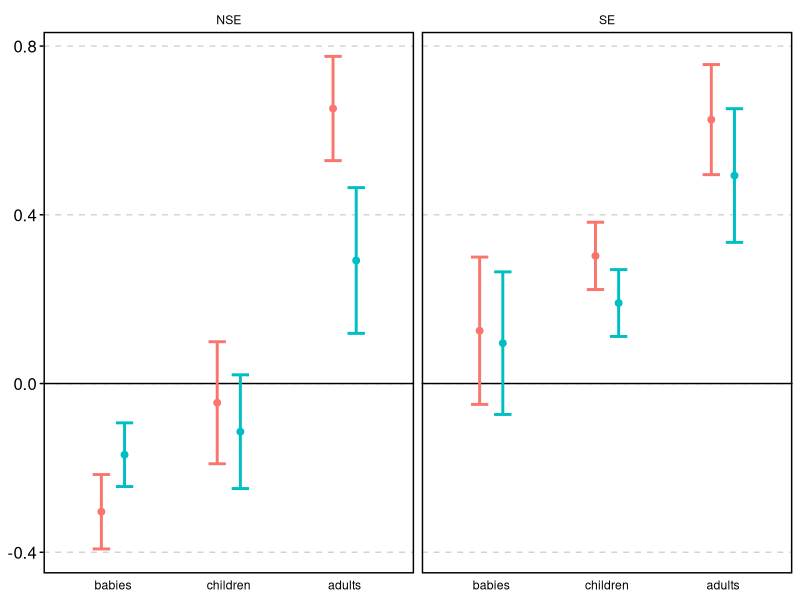
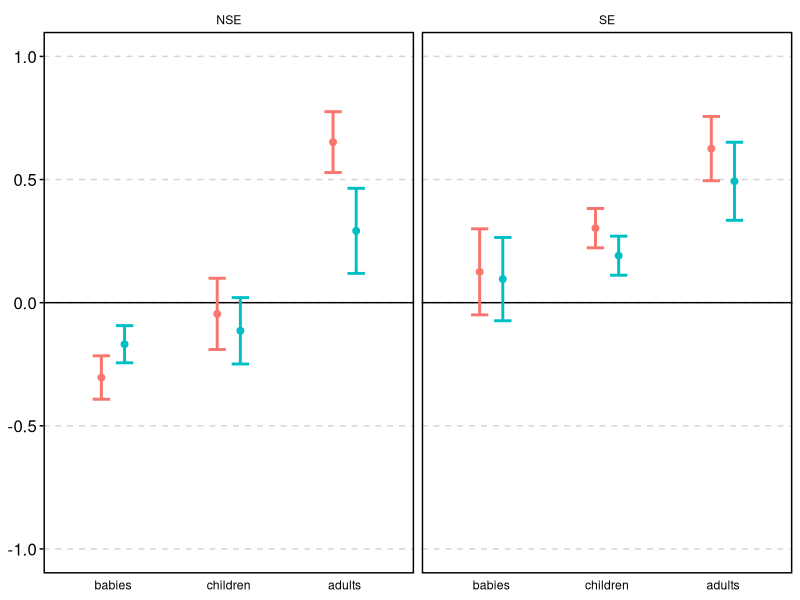
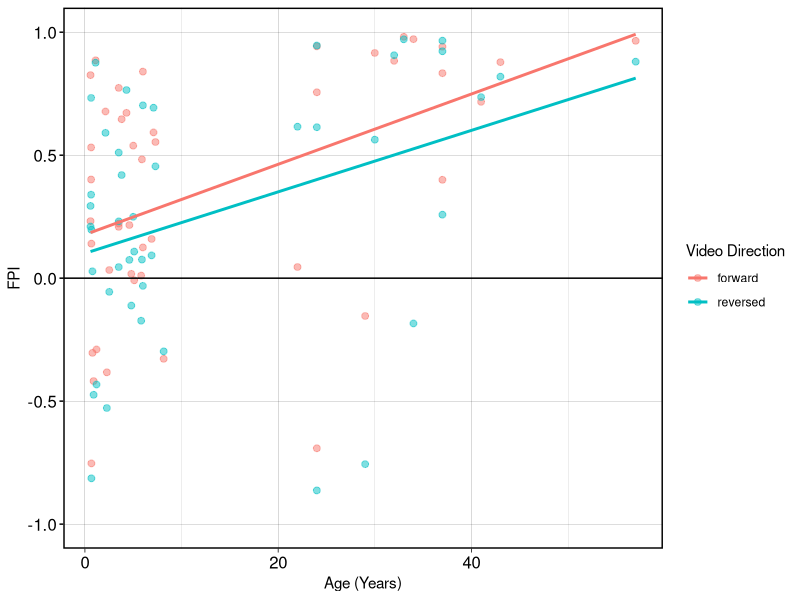
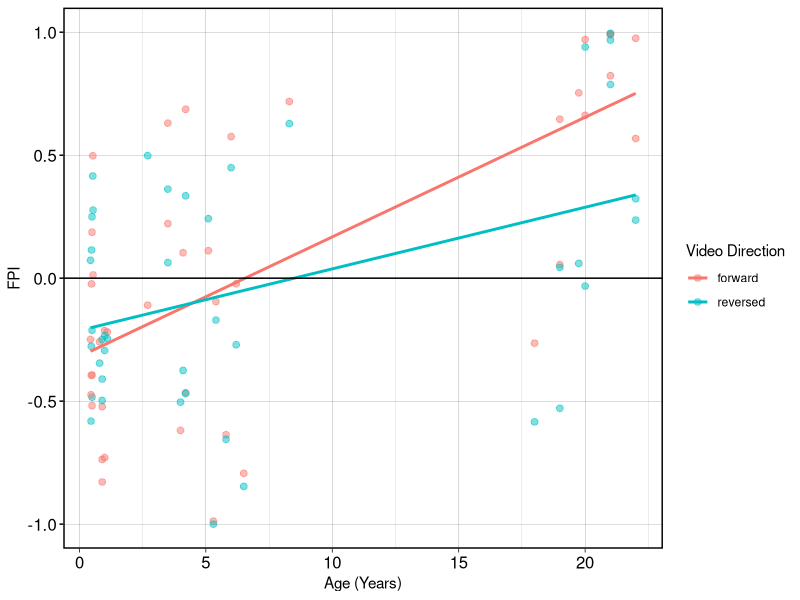

Recreate these plots in R, in order.
## ---- chunk 1
library(tidyverse)

babies <- read_csv("fcr_chart_babies.csv")
children <- read_csv("fcr_chart_children.csv")

adults <- read_csv("fcr_chart_adults.csv") %>%
  rename(fcr_mean = mean,
         group = maingroup) %>%
  filter(group == 'Deaf Early' | group == 'Hearing Novice') %>%
  mutate(lang = if_else(group == 'Deaf Early', 'SE', 'NSE')) %>%
  mutate(group = 'adults')

df <- bind_rows(babies, children, adults) %>%
  mutate(group = fct_relevel(group, c('babies', 'children', 'adults')))
  
df %>%
  ggplot(aes(x = group, y = fcr_mean, color = direction)) +
  facet_wrap('lang') +
  geom_hline(yintercept = 0, size = 0.5) +
  geom_point(size = 2, position = position_dodge(width = 0.4)) +
  geom_errorbar(aes(ymin = fcr_mean - se, ymax = fcr_mean + se), 
                size = 1, 
                position = position_dodge(0.4), 
                width = 0.3) +
  theme_linedraw() +
  theme(
        panel.grid.minor.y = element_blank(),
        panel.grid.major.x = element_blank(),
        axis.title.y = element_blank(),
        axis.title.x = element_blank(),
        # axis.text.x = element_blank(),
        axis.ticks.x = element_blank(),
        panel.border = element_rect(size = 1),
        axis.ticks.y = element_line(size = 0.5),
        axis.text.y = element_text(size = 12),
        panel.grid.major.y = element_line(size = 0.5,
                                          color = "light gray",
                                          linetype = "dashed"),
        strip.background = element_blank(),
        strip.text = element_text(color = 'black')) +
  guides(color = FALSE, fill = FALSE)

df %>%
  ggplot(aes(x = group, y = fcr_mean, color = direction)) +
  facet_wrap('lang') +
  geom_hline(yintercept = 0, size = 0.5) +
  geom_point(size = 2, position = position_dodge(width = 0.4)) +
  geom_errorbar(aes(ymin = fcr_mean - se, ymax = fcr_mean + se), 
                size = 1, 
                position = position_dodge(0.4), 
                width = 0.3) +
  theme_linedraw() +
  theme(
        panel.grid.minor.y = element_blank(),
        panel.grid.major.x = element_blank(),
        axis.title.y = element_blank(),
        axis.title.x = element_blank(),
        # axis.text.x = element_blank(),
        axis.ticks.x = element_blank(),
        panel.border = element_rect(size = 1),
        axis.ticks.y = element_line(size = 0.5),
        axis.text.y = element_text(size = 12),
        panel.grid.major.y = element_line(size = 0.5,
                                          color = "light gray",
                                          linetype = "dashed"),
        strip.background = element_blank(),
        strip.text = element_text(color = 'black')) +
  guides(color = FALSE, fill = FALSE) +
  scale_y_continuous(limits = c(-1, 1))

## ---- chunk 2

# Import subject-level data 
babies_indiv <- read_csv("fcr_individual_values_babies.csv") %>%
  mutate(age = age/12)

children_indiv <- read_csv("fcr_individual_values_children.csv")

adults_indiv <- read_csv("fcr_individual_values_adults.csv") %>%
  rename(fcr = facechest,
         group = maingroup,
         name = participant) %>%
  filter(group == 'Deaf Early' | group == 'Hearing Novice') %>%
  mutate(lang = if_else(group == 'Deaf Early', 'SE', 'NSE')) %>%
  mutate(group = 'adults')

# Combine datasets
everybody <- bind_rows(babies_indiv,
                       children_indiv,
                       adults_indiv)

everybody_se <- everybody %>%
  filter(lang == 'SE')

# Plot
everybody_se %>%
  ggplot(aes(x = age, y = fcr, color = direction)) +
  geom_point(alpha = 0.5, size = 2) +
  geom_smooth(method = 'lm', se = F) +
  scale_y_continuous(limits = c(-1, 1)) +
  geom_hline(yintercept = 0, size = 0.5) +
  labs(x = 'Age (Years)',
       y = 'FPI',
       color = 'Video Direction') +
  theme_linedraw() +
    theme(
        panel.grid.minor.y = element_blank(),
        # panel.grid.major.x = element_blank(),
        # axis.title.y = element_blank(),
        # axis.title.x = element_blank(),
        # axis.text.x = element_blank(),
        # axis.ticks.x = element_blank(),
        panel.border = element_rect(size = 1),
        axis.ticks.y = element_line(size = 0.5),
        axis.text.y = element_text(size = 12),
        axis.text.x = element_text(size = 12),
        # panel.grid.major.y = element_line(size = 0.5,
        #                                   color = "light gray",
        #                                   linetype = "dashed"),
        strip.background = element_blank(),
        strip.text = element_text(color = 'black'))


# Regression
age_lm <- lm(data = everybody_se, fcr ~ age * direction)
summary(age_lm)
confint(age_lm)
## ---- chunk 3

everybody_nse <- everybody %>%
  filter(lang == 'NSE')

# Plot
everybody_nse %>%
  ggplot(aes(x = age, y = fcr, color = direction)) +
  geom_point(alpha = 0.5, size = 2) +
  geom_smooth(method = 'lm', se = F) +
  scale_y_continuous(limits = c(-1, 1)) +
  geom_hline(yintercept = 0, size = 0.5) +
  labs(x = 'Age (Years)',
       y = 'FPI',
       color = 'Video Direction') +
  theme_linedraw() +
    theme(
        panel.grid.minor.y = element_blank(),
        # panel.grid.major.x = element_blank(),
        # axis.title.y = element_blank(),
        # axis.title.x = element_blank(),
        # axis.text.x = element_blank(),
        # axis.ticks.x = element_blank(),
        panel.border = element_rect(size = 1),
        axis.ticks.y = element_line(size = 0.5),
        axis.text.y = element_text(size = 12),
        axis.text.x = element_text(size = 12),
        # panel.grid.major.y = element_line(size = 0.5,
        #                                   color = "light gray",
        #                                   linetype = "dashed"),
        strip.background = element_blank(),
        strip.text = element_text(color = 'black'))


# Regression
age_lm <- lm(data = everybody_nse, fcr ~ age * direction)
summary(age_lm)
confint(age_lm)
